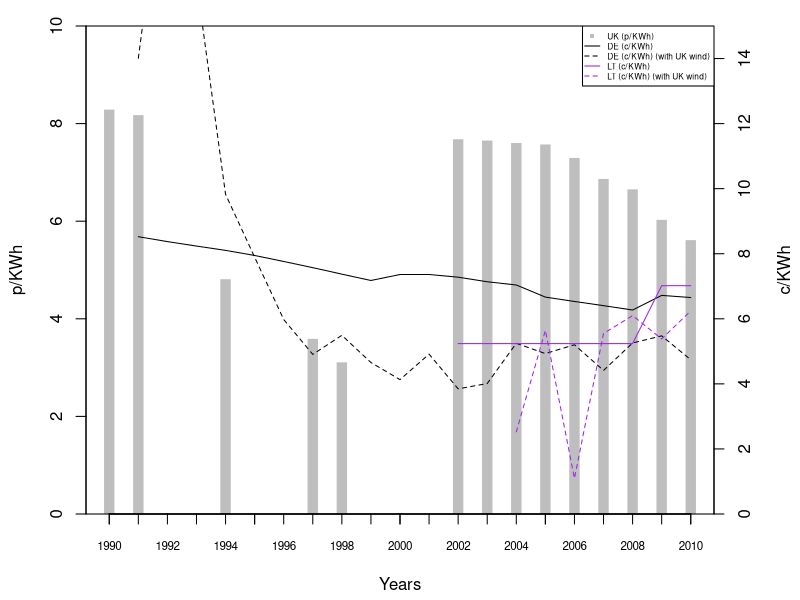

Write R code to recreate this figure.
####################
#
#	Title:  Anticipated price of wind energy (1990 - 2010)
#	Source: Calculations and assumptions: Buttler and Neuhoff (2008, 2004). EUROSTAT (nrg_113a, nrg_1072). [Previous calculations]
#	Notes: 
# Units: p/KWh and c/KWh (in 2003 price)
# Dependencies: fig_expected-average-remuneration.R (DE.PMT.csv, LT.PMT.csv, UK.PMT.csv).
#
####################

#library(ggplot2)
#library(reshape2)

# LOAD THE DATA
data.DE.PMT = read.csv("DE.PMT.csv") # in c/KWh
data.LT.PMT = read.csv("LT.PMT.csv") # in c/KWh
data.UK.PMT = read.csv("UK.PMT.csv") # in p/KWh

data.capacity = read.csv("eurostat-nrg_113a_capacity-wind-MW.csv")
data.production = read.csv("eurostat-nrg_1072_production-wind-GWh.csv") # this is in GWh so late we have to multiply with 1000 to get it in MWh.

data.streg.prices = read.csv("lauber-mez_streg-prices.csv") # in Pfennig/KWh
data.nffo.prices2 = read.csv("mitchell_nffo-prices.csv") # in p/KWh
#data.nffo.prices = read.csv("nfpa_average-NFFO-prices.csv") # What specificly is wrong with these numbers ?
#colnames(data.nffo.prices) <- c("NFFO","Years", "Price")

data.rpi.UK = read.csv("ons_mm23_rpi.csv") # index (January 1987=100)
data.rpi.DE = read.csv("destatis_WZ08-47_rpi.csv") # index (2005=100)
data.ppi = read.csv("eurostat-sts_inpp_a_producerpriceindex.csv") # index (2005=100)
  
# Parameters
Discount.rate = 0.08 # 8%
Exchange.rate.GBP = 1.5 # GBP/EUR
Exchange.rate.pfennig =  0.51 # EUR-cent per Pfennig
DE.FIT.initial.fee = 9.1 # c/KWh. From EEG 2000.
DE.FIT.basic.fee = 6.17 # c/KWh. From EEG 2000.
Pool.price.UK = 1.5 # p/KWh. Why not same pool price for NFFO and ROC ???
Future.inflation.rate = 0.0196 # 1.96% annually. From Butler and Neuhoff calculations. Assumption: ECB target of just below 2%. And identical in all three countries.

# Time range
years = c(1990:2010)
# years.StrEG = years[1:10]

# Creating empty components that we will fill content into later
NFFO.cash.flow = matrix(NA, ncol = nrow(data.nffo.prices2), nrow = 20) # p/KWh
StrEG.cash.flow = matrix(NA, ncol = length(years[1:10]), nrow = 20) # c/KWh
colnames(NFFO.cash.flow) = data.nffo.prices2$Year
colnames(StrEG.cash.flow) = years[1:10]


#####
# Fixing base years of the indecies
#####

# We deflate each value in the cash flow, to the price index in the corresponding year. For years after 2011 we assume the same fixed inflation rate for all countries (1.96%)

# This function changes the base of of an index. Required: the new base year, list of years and corresponding list of index values (as old base year).
SET.BASE.YEAR = function(base.year, list.years, list.index){
  i = match(base.year, list.years) # finds the row number that corresponds to the base.year
  df = cbind(list.years, lapply(list.index, function(x){x/list.index[i]*100}) ) # recaulculating index values
  colnames(df) = c("Years", paste("Index (",base.year,"=100)", sep = "") )
  df # return data frame with years and index.
}

UK.2003.rpi = SET.BASE.YEAR(2003, data.rpi.UK$X, data.rpi.UK$CHAW)
DE.2003.rpi = SET.BASE.YEAR(2003, data.rpi.DE$X, data.rpi.DE[,2])

# Extending the price indecies from 2012-2040, using the fixed inflation rates.

UK.2003.rpi.extended = matrix(NA, ncol = 2, nrow = (nrow(UK.2003.rpi)+(2040-2011)) )
colnames(UK.2003.rpi.extended) = c("Years", "Index")
for(i in 1:nrow(UK.2003.rpi.extended)) {
  if(i <= nrow(UK.2003.rpi)) {
    UK.2003.rpi.extended[,1][[i]] = UK.2003.rpi[,1][[i]]
    UK.2003.rpi.extended[,2][[i]] = UK.2003.rpi[,2][[i]]
  } else {
    UK.2003.rpi.extended[,1][[i]] = UK.2003.rpi.extended[,1][[i-1]] + 1
    UK.2003.rpi.extended[,2][[i]] = UK.2003.rpi.extended[,2][[i-1]] * (1+Future.inflation.rate)
  }
}

DE.2003.rpi.extended = matrix(NA, ncol = 2, nrow = (nrow(DE.2003.rpi)+(2040-2011)) )
colnames(DE.2003.rpi.extended) = c("Years", "Index")
for(i in 1:nrow(DE.2003.rpi.extended)) {
  if(i <= nrow(DE.2003.rpi)) {
    DE.2003.rpi.extended[,1][[i]] = DE.2003.rpi[,1][[i]]
    DE.2003.rpi.extended[,2][[i]] = DE.2003.rpi[,2][[i]]
  } else {
    DE.2003.rpi.extended[,1][[i]] = DE.2003.rpi.extended[,1][[i-1]] + 1
    DE.2003.rpi.extended[,2][[i]] = DE.2003.rpi.extended[,2][[i-1]] * (1+Future.inflation.rate)
  }
}



#####
# StrEG cash flow
#####

# Using the StrEG prices (90% of consumer electricity prices), we fill in each year with its respective price.
# For years after 1999 where the StrEG system has been terminated and therefore exsist no StrEG price:
# We will assume 4 years with initial fee (the min. in EEG 2000), and the remaining years with basic fee. This is similar to (but not mentioned in) Butler and Neuhoff (2008). This has been found by method of trial-and-error.
# EEG 2000: Operation time of prior installation is halved (min. 4 years). After that follow same reduction of rate rules as new installations.
for(i in 1:20) { # for each year after build (row)
  for(j in 2:length(years[1:10])) { # for each build year (coloumn). 
    # Note: we have no infomation on the StrEG prices in 1990, but have for 2000 - Butler and Neuhoff (2008) have for 1990 (for 2000 it is unknown wheter they use EEG or StrEG prices) - so we start our for-loop at 2 (1991) ???
    # Maybe Butler and Neuhoff (2008), made a "mistake" here, by using 1991-StrEG prices in 1990, and so on ???
    if( ((i-1)+(j-1)) <= length(data.streg.prices$StrEG) ) { # if we have a StrEG price for the given year (1991-2000).
      # StrEG prices are in pfennig - calculating it as EURO-cent.
      StrEG.cash.flow[i,j] = data.streg.prices$StrEG[[((i-1)+(j-1))]]*Exchange.rate.pfennig # c/KWh
    } else {
      if(i <= (length(data.streg.prices$StrEG)+4)-(j-1)+1) { # if in the first 4 years after StrEG (2001-2005), then pay initial fee from EEG 2000.
        StrEG.cash.flow[i,j] = DE.FIT.initial.fee # c/KWh
      } else { # if not in the first 4 years after StrEG (2001-2005), then pay basic fee from EEG 2000.
        StrEG.cash.flow[i,j] = DE.FIT.basic.fee # c/KWh
      }
    }
    
  }
}

# Price adjust
for(i in 1:20) { # for each year after build (row)
  for(j in 2:length(years[1:10])) { # for each build year (coloumn). 
    StrEG.cash.flow[i,j] = StrEG.cash.flow[i,j] / DE.2003.rpi.extended[,2][((i-1)+(j-1))] * 100
  }
}


#####
# NFFO cash flow
#####

# Calculating weigthed average contract price (weights are number of contracts in subband and non-subband)
# Setting the number of non-subbadn contracts to 1 instead of NA such that the weighted average works.
data.nffo.prices2$Projects[1:2] = 1
# Replace NA values with 0:
data.nffo.prices2[is.na(data.nffo.prices2)] = 0
# Calculate average price: (Price * Project + Price.Subband * Project.Subband) / (Project + Project.Subband)
NFFO.weighted.prices = cbind(data.nffo.prices2[1:2], apply(data.nffo.prices2, 1, function(x){ (x[3]*x[5]+x[4]*x[6])/(x[5]+x[6]) }))
colnames(NFFO.weighted.prices) = c("NFFO", "Year", "Price")
      
for(i in 1:20) { # for each year after build (row)
  for(j in 1:nrow(data.nffo.prices2)) { # for each build year (coloumn). 
    
    if(j == 1 && i <= 8) { # If NFFO1 and before 1998 then NFFO1 price
      NFFO.cash.flow[i,j] = NFFO.weighted.prices$Price[[j]]
    } else if(j == 2 && i <= 7) { # If NFFO2 and before 1998 then NFFO2 price
      NFFO.cash.flow[i,j] = NFFO.weighted.prices$Price[[j]]
    } else if(j > 2 && i <= 15) { # If NFFO3-5 then NFFO3-5 prices for first 15 years.
      NFFO.cash.flow[i,j] = NFFO.weighted.prices$Price[[j]]
    } else { # otherwise pay pool price
      NFFO.cash.flow[i,j] = Pool.price.UK 
    }
    
  }
}

# Price adjust
#a = c("START:")
for(i in 1:20) { # for each year after build (row)
  for(j in 1:nrow(data.nffo.prices2)) { # for each build year (coloumn). 
    y = match(colnames(NFFO.cash.flow)[[j]], UK.2003.rpi.extended[,1]) # finding the offset for each NFFO year
    #a = append(a, UK.2003.rpi.extended[,1][(i-1)+y])
    NFFO.cash.flow[i,j] = NFFO.cash.flow[i,j] / UK.2003.rpi.extended[,2][(i-1)+y] * 100
  }
  #a = append(a, "###")
}
#a

#####
# Calculating Net Present Value and correspoding Payment
#####

NPV = function(i, N) {
  SUM = 0
  for(t in 1:length(N)) {
    SUM = SUM + N[[t]]/((1+i)^t)
  }
  SUM # returns the SUM
}

PMT = function(i, n, PV) {
  PV / ( (1 - (1/(1 + i)^n)) / i ) # Returns payment
}  

# calculating NPV for each year
StrEG.NPV = sapply(colnames(StrEG.cash.flow), function(x){NPV(Discount.rate, StrEG.cash.flow[, x])} ) 
NFFO.NPV = sapply(colnames(NFFO.cash.flow), function(x){NPV(Discount.rate, NFFO.cash.flow[, x])} )

# calculating Payment for each year
StrEG.PMT = lapply(StrEG.NPV, function(x){PMT(Discount.rate, 20, x)} ) 
NFFO.PMT = lapply(NFFO.NPV, function(x){PMT(Discount.rate, 20, x)} )


#####
# Merging NFFO wtih ROC and StrEG with EEG
#####

NFFO.PMT.temp = cbind(data.nffo.prices2$Year, NFFO.PMT)
colnames(data.UK.PMT) = c("Years","UK.PMT")
colnames(NFFO.PMT.temp) = c("Years","UK.PMT") # needs identical colomnames inorder to merge
rownames(NFFO.PMT.temp) = NULL # resets row names
UK.PMT = rbind(NFFO.PMT.temp ,data.UK.PMT)

StrEG.PMT.temp = cbind(years[1:10], StrEG.PMT) 
colnames(data.DE.PMT) = c("Years","DE.PMT")
colnames(StrEG.PMT.temp) = c("Years","DE.PMT") # needs identical colomnames inorder to merge
rownames(StrEG.PMT.temp) = NULL # resets row names
DE.PMT = rbind(StrEG.PMT.temp, data.DE.PMT)


#####
# Scale to UK wind resources
#####

# From Butler and Neuhoff (2008): "If, for example, [wind-]output is 20% higher, then the price paid per MWh can be reduced by 20% while maintaining the same revenue stream for the project and creating little additional maintenance costs."
DE.wind.scalefactor = cbind(data.production$X, (data.production$Germany/data.capacity$Germany*1000) / (data.production$United.Kingdom/data.capacity$United.Kingdom*1000) )
colnames(DE.wind.scalefactor) = c("Years", "Share")
LT.wind.scalefactor = cbind(data.production$X, (data.production$Lithuania/data.capacity$Lithuania*1000) / (data.production$United.Kingdom/data.capacity$United.Kingdom*1000) )
colnames(LT.wind.scalefactor) = c("Years", "Share")

# Manual restricting time period to 1991-2010 for both lists.
DE.PMT.windadjusted = cbind(DE.PMT[2:21,1], as.numeric(DE.PMT[2:21,2])*as.numeric(DE.wind.scalefactor[1:20,2])) # c/KWh, RPI price adjusted (2003=100). And adjusted relative to the higher wind speeds in UK.
# Manual restricting time period to 2004-2010 for both lists.
LT.PMT.windadjusted = cbind(data.LT.PMT[3:9,1], as.numeric(data.LT.PMT[3:9,2])*as.numeric(LT.wind.scalefactor[15:21,2])) # c/KWh, RPI price adjusted (2003=100). And adjusted relative to the higher wind speeds in UK.


#####
# Plotting
#####

pdf(file="fig_anticipated-price-energy.pdf", height=3.5, width=5)

par(mar=c(4,4,1,4)+.3, yaxs='i') # margin, and y-axis start at y=0
plot(x=UK.PMT[1:14,1], y=UK.PMT[1:14,2], axes=FALSE, col="gray", type="h", lwd=10, lend="square", xlab="Years", ylab="p/KWh", ylim=range(0,10))
axis(1, labels=FALSE)
axis(1, at=years, cex.axis=0.7)
axis(2)
par(new=TRUE) # plot the following using the secondary axis: 
plot(x=c(1990, DE.PMT[2:21,1]), y=c(NA, DE.PMT[2:21,2]), type="l", xaxt="n", yaxt="n", xlab="", ylab="", ylim=range(0,10*Exchange.rate.GBP))
lines(x=DE.PMT.windadjusted[,1], y=DE.PMT.windadjusted[,2], lty="dashed", lwd=1)
lines(x=data.LT.PMT[1:9,1], y=data.LT.PMT[1:9,2], col="purple")
lines(x=LT.PMT.windadjusted[,1], y=LT.PMT.windadjusted[,2], col="purple", lty="dashed", lwd=1)
axis(4) # add secondary axis
mtext("c/KWh",side=4,line=3)
legend("topright", legend=c("UK (p/KWh)","DE (c/KWh)", "DE (c/KWh) (with UK wind)", "LT (c/KWh)", "LT (c/KWh) (with UK wind)"), col=c("grey","black","black","purple","purple"), lty = c(NA,"solid","dashed","solid","dashed"), pch = c(15, NA, NA, NA, NA), lwd=c(20, 1, 1, 1, 1), cex=0.5)

dev.off()
